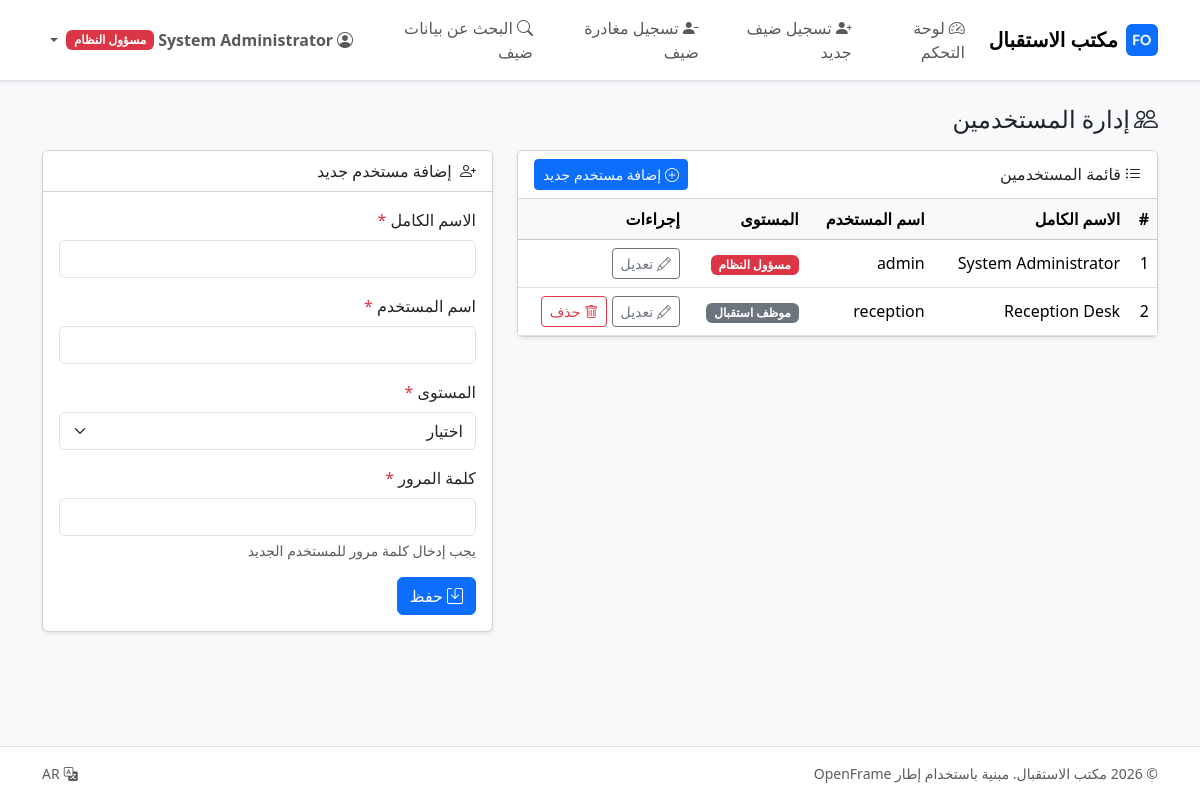
/index.php?module=users (signed in), run on the app's committed database.
### tables this page shows
CREATE TABLE users (
    id            INT UNSIGNED NOT NULL AUTO_INCREMENT,
    username      VARCHAR(50)  NOT NULL,
    full_name     VARCHAR(100) NOT NULL,
    password_hash VARCHAR(255) NOT NULL,
    level_id      INT UNSIGNED NOT NULL,
    active        TINYINT(1)   NOT NULL DEFAULT 1,
    created_at    DATETIME     NOT NULL DEFAULT CURRENT_TIMESTAMP,
    PRIMARY KEY (id),
    UNIQUE KEY uq_users_username (username),
    CONSTRAINT fk_users_level FOREIGN KEY (level_id) REFERENCES user_levels (id)
);

CREATE TABLE user_levels (
    id      INT UNSIGNED NOT NULL AUTO_INCREMENT,
    code    VARCHAR(20)  NOT NULL,
    name_ar VARCHAR(60)  NOT NULL,
    name_en VARCHAR(60)  NOT NULL,
    PRIMARY KEY (id),
    UNIQUE KEY uq_user_levels_code (code)
);

### modules/users/index.php (the view, shortened to what the rows shown need)
<?php
$users  = db_rows(
    'SELECT u.id, u.username, u.full_name, u.level_id, u.active,
            l.code AS level_code, l.name_ar AS level_name_ar, l.name_en AS level_name_en
       FROM users u
       JOIN user_levels l ON l.id = u.level_id
      ORDER BY u.id ASC'
);
$editId = (int) input('edit');
?>
<h1 class="h4 mb-3">
    <i class="bi bi-people me-1"></i><?php echo e(lang('users.title')); ?>
</h1>
<div class="row g-4">
    <div class="col-lg-7">
        <div class="card shadow-sm">
            <div class="table-responsive">
                <table class="table table-hover align-middle mb-0">
                    <thead class="table-light">
                        <tr>
                            <th>#</th>
                            <th><?php echo e(lang('profile.full_name')); ?></th>
                            <th><?php echo e(lang('login.username')); ?></th>
                            <th><?php echo e(lang('users.level')); ?></th>
                            <th><?php echo e(lang('common.actions')); ?></th>
                        </tr>
                    </thead>
                    <tbody>
                        <?php foreach ($users as $u): ?>
                            <tr class="<?php echo $editId === (int) $u['id'] ? 'table-primary' : ''; ?>">
                                <td><?php echo (int) $u['id']; ?></td>
                                <td><?php echo e($u['full_name']); ?></td>
                                <td><?php echo e($u['username']); ?></td>
                                <td>
                                    <span class="badge text-bg-<?php echo $u['level_code'] === 'admin' ? 'danger' : 'secondary'; ?>">
                                        <?php echo e(is_rtl() ? $u['level_name_ar'] : $u['level_name_en']); ?>
                                    </span>
                                </td>
                                <td>
                                    <a class="btn btn-sm btn-outline-secondary"
                                       href="<?php echo e(url('index.php?module=users&edit=' . (int) $u['id'])); ?>">
                                        <i class="bi bi-pencil me-1"></i><?php echo e(lang('common.edit')); ?>
                                    </a>
                                    <?php if ((int) $u['id'] !== (int) current_user()['id']): ?>
                                        <form method="post" class="d-inline"
                                              onsubmit="return confirm('<?php echo e(lang('users.delete_confirm')); ?>');">
                                            <button type="submit" class="btn btn-sm btn-outline-danger">
                                                <i class="bi bi-trash me-1"></i><?php echo e(lang('common.delete')); ?>
                                            </button>
                                        </form>
                                    <?php endif; ?>
                                </td>
                            </tr>
                        <?php endforeach; ?>
                    </tbody>
                </table>
            </div>
        </div>
    </div>
</div>

### includes/header.php (shortened to what the rows shown need)
<?php
$user        = current_user();
$rtl         = is_rtl();
$cssFile     = $rtl ? 'assets/css/bootstrap.rtl.min.css' : 'assets/css/bootstrap.min.css';
?>
<!DOCTYPE html>
<html lang="<?php echo e(current_lang()); ?>" dir="<?php echo $rtl ? 'rtl' : 'ltr'; ?>">
<head>
    <link rel="stylesheet" href="<?php echo e(url($cssFile)); ?>">
    <link rel="stylesheet" href="<?php echo e(url('assets/css/bootstrap-icons.min.css')); ?>">
    <link rel="stylesheet" href="<?php echo e(url('assets/css/app.css')); ?>">
</head>
<body class="d-flex flex-column min-vh-100 bg-body-tertiary">
<nav class="navbar navbar-expand-lg bg-body border-bottom shadow-sm">
    <div class="container">
        <div class="collapse navbar-collapse" id="mainNav">
            <ul class="navbar-nav align-items-lg-center">
                <?php if ($user !== null): ?>
                    <li class="nav-item dropdown">
                        <a class="nav-link dropdown-toggle of-user-toggle d-flex align-items-center gap-1 fw-semibold"
                           href="#" data-bs-toggle="dropdown" aria-expanded="false">
                            <i class="bi bi-person-circle"></i>
                            <span><?php echo e($user['full_name']); ?></span>
                            <span class="badge text-bg-<?php echo is_admin() ? 'danger' : 'secondary'; ?>">
                                <?php echo e(is_rtl() ? $user['level_name_ar'] : $user['level_name_en']); ?>
                            </span>
                        </a>
                    </li>
                <?php endif; ?>
            </ul>
        </div>
    </div>
</nav>
<main class="container flex-grow-1 py-4">

### data on the page
users: full_name "System Administrator", level.name_ar "مسؤول النظام", id "1", username "admin"
users: id "2", full_name "Reception Desk", username "reception", level.name_ar "موظف استقبال"

### other printed values
app_name() "مكتب الاستقبال"
is_rtl() ? $module['name_ar'] : $module['name'] "لوحة التحكم"
is_rtl() ? $module['name_ar'] : $module['name'] "تسجيل ضيف جديد"
is_rtl() ? $module['name_ar'] : $module['name'] "تسجيل مغادرة ضيف"
is_rtl() ? $module['name_ar'] : $module['name'] "البحث عن بيانات ضيف"
lang('users.title') "إدارة المستخدمين"
lang('users.list') "قائمة المستخدمين"
lang('users.add') "إضافة مستخدم جديد"
lang('profile.full_name') "الاسم الكامل"
lang('login.username') "اسم المستخدم"
lang('users.level') "المستوى"
lang('common.actions') "إجراءات"
$edit ? lang('users.edit') : lang('users.add') "إضافة مستخدم جديد"
lang('login.password') "كلمة المرور"
lang('common.save') "حفظ"
